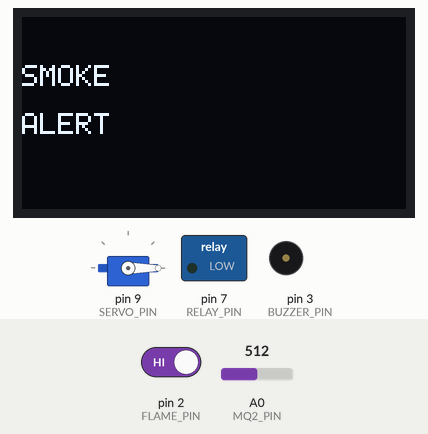
Simulated run of this sketch. Board: Arduino Uno, built with avr-gcc and run on an emulated ATmega328P. On the bench: servo, 128×64 one-colour display, switched loads named in the sketch (green lamp = pin HIGH), buzzer (waves = sounding, pin HIGH). Wiring (inferred from the names in the program): SSD1306 OLED at I2C address 0x3C. The inputs (shaded band) are chosen by the test bench; at power-on: pin 2 (FLAME_PIN) HIGH, A0 (MQ2_PIN) = 512.

Above: at 5.0 s.
5.1 s: pin 2 (FLAME_PIN) driven LOW
At 6.7 s:
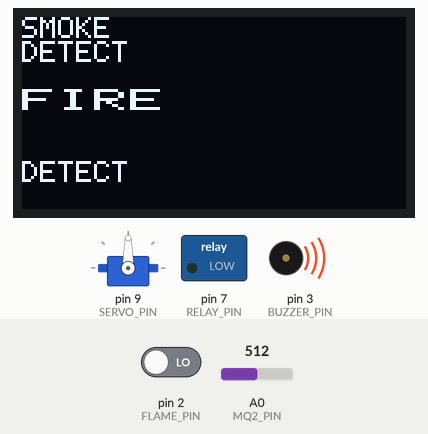
7.0 s: A0 (MQ2_PIN) set to 409
8.5 s: A0 (MQ2_PIN) set to 387
At 10.1 s:
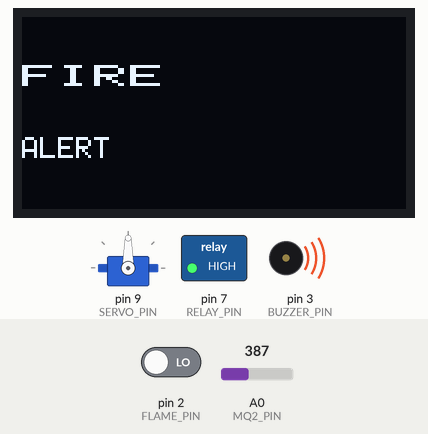
10.4 s: pin 2 (FLAME_PIN) driven HIGH
At 11.7 s:
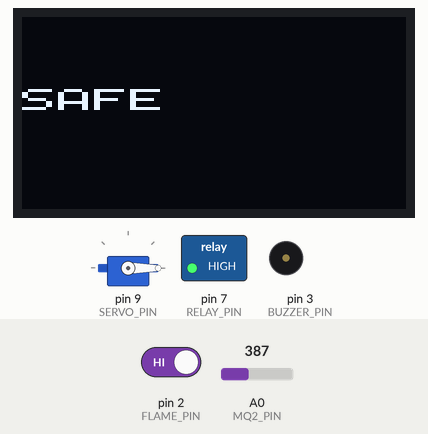
12.3 s: A0 (MQ2_PIN) set to 410
At 12.4 s:
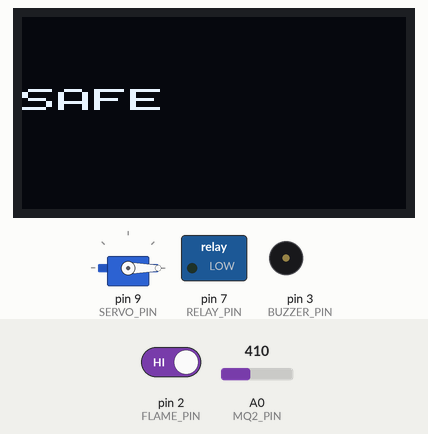
13.9 s: A0 (MQ2_PIN) set to 390
At 13.96 s:
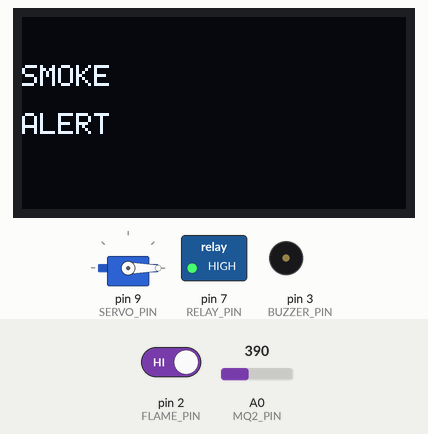
Timing chart, 0 to 16.5 s (numbered marks = the images above; inputs shaded):
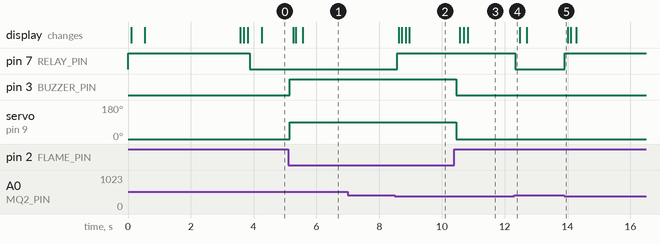

Measured:
- the behaviour switches between 401 and 400 on A0 (MQ2_PIN) (found by bisection; images 1 and 2)
- after the input at 5.1 s, pin 3 (BUZZER_PIN): LOW → HIGH after 0.06 s; servo on pin 9 (SERVO_PIN): 0° → 90° after 0.06 s; the display: first changes after 0.16 s (image 1 shows a later state)
- after the input at 7.0 s, every drawn part: stays the same
- after the input at 8.5 s, pin 7 (RELAY_PIN): LOW → HIGH after 0.07 s; the display: first changes after 0.13 s (image 2 shows a later state)
- after the input at 10.4 s, pin 3 (BUZZER_PIN): HIGH → LOW after 0.06 s; servo on pin 9 (SERVO_PIN): 90° → 0° after 0.06 s; the display: first changes after 0.16 s (image 3 shows a later state)
- after the input at 12.3 s, pin 7 (RELAY_PIN): HIGH → LOW at once
- after the input at 13.9 s, pin 7 (RELAY_PIN): LOW → HIGH at once

The sketch:

Arduino_code.ino
```cpp
#include <Wire.h>
#include <Servo.h>

#define FLAME_PIN 2
#define BUZZER_PIN 3
#define RELAY_PIN 7
#define SERVO_PIN 9
#define MQ2_PIN A0

#define OLED_ADDR 0x3C
#define SMOKE_THRESHOLD 400

Servo myServo;

bool previousFire = false;
bool previousSmoke = false;

// ---------- OLED COMMAND ----------
void oledCommand(byte cmd) {
  Wire.beginTransmission(OLED_ADDR);
  Wire.write(0x00);
  Wire.write(cmd);
  Wire.endTransmission();
}

// ---------- OLED DATA ----------
void oledData(byte data) {
  Wire.beginTransmission(OLED_ADDR);
  Wire.write(0x40);
  Wire.write(data);
  Wire.endTransmission();
}

// ---------- OLED INITIALIZATION ----------
void oledInit() {
  delay(100);

  oledCommand(0xAE);
  oledCommand(0xD5);
  oledCommand(0x80);
  oledCommand(0xA8);
  oledCommand(0x3F);
  oledCommand(0xD3);
  oledCommand(0x00);
  oledCommand(0x40);
  oledCommand(0x8D);
  oledCommand(0x14);
  oledCommand(0x20);
  oledCommand(0x02);
  oledCommand(0xA1);
  oledCommand(0xC8);
  oledCommand(0xDA);
  oledCommand(0x12);
  oledCommand(0x81);
  oledCommand(0xCF);
  oledCommand(0xD9);
  oledCommand(0xF1);
  oledCommand(0xDB);
  oledCommand(0x40);
  oledCommand(0xA4);
  oledCommand(0xA6);
  oledCommand(0xAF);
}

// ---------- CLEAR OLED ----------
void oledClear() {
  for (byte page = 0; page < 8; page++) {
    oledCommand(0xB0 + page);
    oledCommand(0x00);
    oledCommand(0x10);

    for (byte i = 0; i < 128; i++) {
      oledData(0x00);
    }
  }
}

// ---------- FONT A-Z ----------
const byte font[26][5] = {
  {0x7E,0x11,0x11,0x11,0x7E},
  {0x7F,0x49,0x49,0x49,0x36},
  {0x3E,0x41,0x41,0x41,0x22},
  {0x7F,0x41,0x41,0x22,0x1C},
  {0x7F,0x49,0x49,0x49,0x41},
  {0x7F,0x09,0x09,0x09,0x01},
  {0x3E,0x41,0x49,0x49,0x7A},
  {0x7F,0x08,0x08,0x08,0x7F},
  {0x00,0x41,0x7F,0x41,0x00},
  {0x20,0x40,0x41,0x3F,0x01},
  {0x7F,0x08,0x14,0x22,0x41},
  {0x7F,0x40,0x40,0x40,0x40},
  {0x7F,0x02,0x0C,0x02,0x7F},
  {0x7F,0x04,0x08,0x10,0x7F},
  {0x3E,0x41,0x41,0x41,0x3E},
  {0x7F,0x09,0x09,0x09,0x06},
  {0x3E,0x41,0x51,0x21,0x5E},
  {0x7F,0x09,0x19,0x29,0x46},
  {0x46,0x49,0x49,0x49,0x31},
  {0x01,0x01,0x7F,0x01,0x01},
  {0x3F,0x40,0x40,0x40,0x3F},
  {0x1F,0x20,0x40,0x20,0x1F},
  {0x3F,0x40,0x38,0x40,0x3F},
  {0x63,0x14,0x08,0x14,0x63},
  {0x07,0x08,0x70,0x08,0x07},
  {0x61,0x51,0x49,0x45,0x43}
};

// ---------- PRINT CHARACTER ----------
void oledChar(char c, byte scale) {
  if (c == ' ') {
    for (byte i = 0; i < 6 * scale; i++) {
      oledData(0x00);
    }
    return;
  }

  if (c < 'A' || c > 'Z') {
    return;
  }

  byte index = c - 'A';

  for (byte col = 0; col < 5; col++) {
    byte line = font[index][col];

    for (byte s = 0; s < scale; s++) {
      oledData(line);
    }
  }

  for (byte s = 0; s < scale; s++) {
    oledData(0x00);
  }
}

// ---------- PRINT TEXT ----------
void oledText(const char* text, byte page, byte scale) {
  oledCommand(0xB0 + page);
  oledCommand(0x00);
  oledCommand(0x10);

  while (*text) {
    oledChar(*text, scale);
    text++;
  }
}

// ---------- STARTUP SCREEN ----------
void showStartup() {
  oledClear();

  oledText("DEVELOPED", 0, 1);
  oledText("BY", 1, 1);
  oledText("RITIK", 3, 2);
  oledText("PRAJAPAT", 6, 1);

  delay(3000);
  oledClear();
}

// ---------- SETUP ----------
void setup() {
  pinMode(FLAME_PIN, INPUT);
  pinMode(BUZZER_PIN, OUTPUT);
  pinMode(RELAY_PIN, OUTPUT);

  // Active-LOW relay: HIGH means OFF
  digitalWrite(RELAY_PIN, HIGH);
  digitalWrite(BUZZER_PIN, LOW);

  myServo.attach(SERVO_PIN);
  myServo.write(0);

  Wire.begin();
  oledInit();

  showStartup();
}

// ---------- MAIN LOOP ----------
void loop() {
  int flame = digitalRead(FLAME_PIN);
  int smoke = analogRead(MQ2_PIN);

  // Flame sensor: LOW means fire detected
  bool fireDetected = (flame == LOW);

  // MQ-2: reading above threshold means smoke detected
  bool smokeDetected = (smoke > SMOKE_THRESHOLD);

  // Fire: buzzer ON
  digitalWrite(
    BUZZER_PIN,
    fireDetected ? HIGH : LOW
  );

  // Fire: servo moves to 90 degrees
  myServo.write(fireDetected ? 90 : 0);

  // Smoke: active-LOW relay ON
  digitalWrite(
    RELAY_PIN,
    smokeDetected ? LOW : HIGH
  );

  // Update OLED only when status changes
  if (fireDetected != previousFire ||
      smokeDetected != previousSmoke) {

    oledClear();

    if (fireDetected && smokeDetected) {
      oledText("SMOKE", 0, 1);
      oledText("DETECT", 1, 1);
      oledText("FIRE", 3, 2);
      oledText("DETECT", 6, 1);
    }
    else if (fireDetected) {
      oledText("FIRE", 2, 2);
      oledText("ALERT", 5, 1);
    }
    else if (smokeDetected) {
      oledText("SMOKE", 2, 1);
      oledText("ALERT", 4, 1);
    }
    else {
      oledText("SAFE", 3, 2);
    }

    previousFire = fireDetected;
    previousSmoke = smokeDetected;
  }

  delay(100);
}
```
